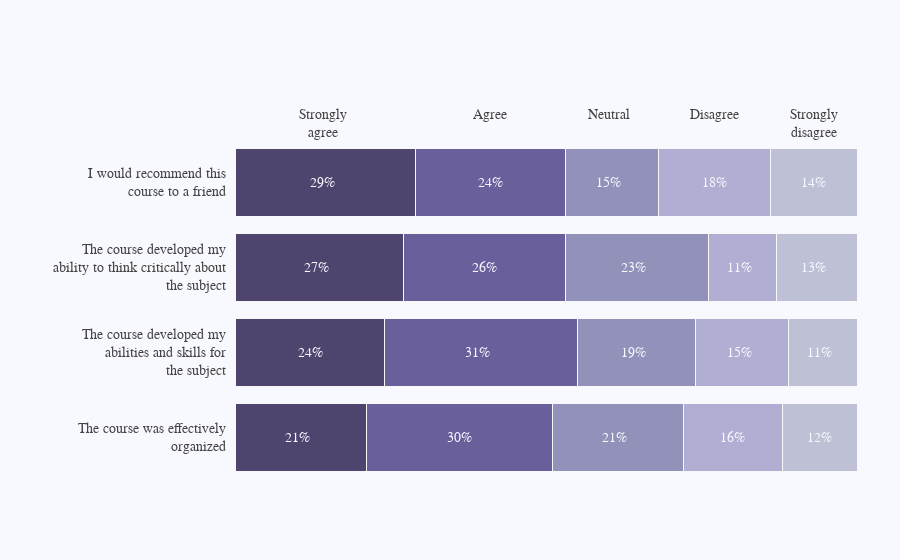

Notebook code for this chart:
### Code cell
# Plotyl Example: Color Palette for Bar Chart
#   https://plot.ly/python/horizontal-bar-charts/

import plotly.plotly as py
import plotly.graph_objs as go

# initialize variables 
x_data = []
y_data = []
traces = []
annotations = []

top_labels = ['Strongly<br>agree', 'Agree', 'Neutral', 'Disagree',
              'Strongly<br>disagree']

colors = ['rgba(38, 24, 74, 0.8)', 'rgba(71, 58, 131, 0.8)',
          'rgba(122, 120, 168, 0.8)', 'rgba(164, 163, 204, 0.85)',
          'rgba(190, 192, 213, 1)']

x_data = [[21, 30, 21, 16, 12],
          [24, 31, 19, 15, 11],
          [27, 26, 23, 11, 13],
          [29, 24, 15, 18, 14]]

y_data = ['The course was effectively<br>organized',
          'The course developed my<br>abilities and skills ' +
          'for<br>the subject', 'The course developed ' +
          'my<br>ability to think critically about<br>the subject',
          'I would recommend this<br>course to a friend']

for i in range(0, len(x_data[0])):
    for xd, yd in zip(x_data, y_data):
        traces.append(go.Bar(
#            x=xd[i],
#            y=yd,
            x=[xd[i]],                                                    #x,y must be array (also if only 1 item)
            y=[yd],
            orientation='h',
            marker=dict(
                color=colors[i],
                line=dict(
                        color='rgb(248, 248, 249)',
                        width=1)
            )
        ))
        
layout = go.Layout(
    xaxis=dict(
        showgrid=False,
        showline=False,
        showticklabels=False,
        zeroline=False,
        domain=[0.15, 1]
    ),
    yaxis=dict(
        showgrid=False,
        showline=False,
        showticklabels=False,
        zeroline=False,
    ),
    barmode='stack',
    paper_bgcolor='rgb(248, 248, 255)',
    plot_bgcolor='rgb(248, 248, 255)',
    margin=dict(
        l=120,
        r=10,
        t=140,
        b=80
    ),
    showlegend=False,
)

for yd, xd in zip(y_data, x_data):
    # labeling the y-axis
    annotations.append(dict(xref='paper', yref='y',
                            x=0.14, y=yd,
                            xanchor='right',
                            text=str(yd),
                            font=dict(family='Arial', size=14,
                                      color='rgb(67, 67, 67)'),
                            showarrow=False, align='right'))
    # labeling the first percentage of each bar (x_axis)
    annotations.append(dict(xref='x', yref='y',
                            x=xd[0] / 2, y=yd,
                            text=str(xd[0]) + '%',
                            font=dict(family='Arial', size=14,
                                      color='rgb(248, 248, 255)'),
                            showarrow=False))
    # labeling the first Likert scale (on the top)
    if yd == y_data[-1]:
        annotations.append(dict(xref='x', yref='paper',
                                x=xd[0] / 2, y=1.1,
                                text=top_labels[0],
                                font=dict(family='Arial', size=14,
                                          color='rgb(67, 67, 67)'),
                                showarrow=False))
    space = xd[0]
    for i in range(1, len(xd)):
            # labeling the rest of percentages for each bar (x_axis)
            annotations.append(dict(xref='x', yref='y',
                                    x=space + (xd[i]/2), y=yd, 
                                    text=str(xd[i]) + '%',
                                    font=dict(family='Arial', size=14,
                                              color='rgb(248, 248, 255)'),
                                    showarrow=False))
            # labeling the Likert scale
            if yd == y_data[-1]:
                annotations.append(dict(xref='x', yref='paper',
                                        x=space + (xd[i]/2), y=1.1,
                                        text=top_labels[i],
                                        font=dict(family='Arial', size=14,
                                                  color='rgb(67, 67, 67)'),
                                        showarrow=False))
            space += xd[i]

layout['annotations'] = annotations

fig = go.Figure(data=traces, layout=layout)
plotly.offline.iplot(fig, filename='bar-colorscale')

### Figure 1 — Plotly figure (JSON) as saved in the notebook; plotly's stock layout.template omitted (floating-point values rounded to 4 significant figures)
{"data": [{"marker": {"color": "rgba(38, 24, 74, 0.8)", "line": {"color": "rgb(248, 248, 249)", "width": 1}}, "orientation": "h", "type": "bar", "x": [21], "y": ["The course was effectively<br>organized"]}, {"marker": {"color": "rgba(38, 24, 74, 0.8)", "line": {"color": "rgb(248, 248, 249)", "width": 1}}, "orientation": "h", "type": "bar", "x": [24], "y": ["The course developed my<br>abilities and skills for<br>the subject"]}, {"marker": {"color": "rgba(38, 24, 74, 0.8)", "line": {"color": "rgb(248, 248, 249)", "width": 1}}, "orientation": "h", "type": "bar", "x": [27], "y": ["The course developed my<br>ability to think critically about<br>the subject"]}, {"marker": {"color": "rgba(38, 24, 74, 0.8)", "line": {"color": "rgb(248, 248, 249)", "width": 1}}, "orientation": "h", "type": "bar", "x": [29], "y": ["I would recommend this<br>course to a friend"]}, {"marker": {"color": "rgba(71, 58, 131, 0.8)", "line": {"color": "rgb(248, 248, 249)", "width": 1}}, "orientation": "h", "type": "bar", "x": [30], "y": ["The course was effectively<br>organized"]}, {"marker": {"color": "rgba(71, 58, 131, 0.8)", "line": {"color": "rgb(248, 248, 249)", "width": 1}}, "orientation": "h", "type": "bar", "x": [31], "y": ["The course developed my<br>abilities and skills for<br>the subject"]}, {"marker": {"color": "rgba(71, 58, 131, 0.8)", "line": {"color": "rgb(248, 248, 249)", "width": 1}}, "orientation": "h", "type": "bar", "x": [26], "y": ["The course developed my<br>ability to think critically about<br>the subject"]}, {"marker": {"color": "rgba(71, 58, 131, 0.8)", "line": {"color": "rgb(248, 248, 249)", "width": 1}}, "orientation": "h", "type": "bar", "x": [24], "y": ["I would recommend this<br>course to a friend"]}, {"marker": {"color": "rgba(122, 120, 168, 0.8)", "line": {"color": "rgb(248, 248, 249)", "width": 1}}, "orientation": "h", "type": "bar", "x": [21], "y": ["The course was effectively<br>organized"]}, {"marker": {"color": "rgba(122, 120, 168, 0.8)", "line": {"color": "rgb(248, 248, 249)", "width": 1}}, "orientation": "h", "type": "bar", "x": [19], "y": ["The course developed my<br>abilities and skills for<br>the subject"]}, {"marker": {"color": "rgba(122, 120, 168, 0.8)", "line": {"color": "rgb(248, 248, 249)", "width": 1}}, "orientation": "h", "type": "bar", "x": [23], "y": ["The course developed my<br>ability to think critically about<br>the subject"]}, {"marker": {"color": "rgba(122, 120, 168, 0.8)", "line": {"color": "rgb(248, 248, 249)", "width": 1}}, "orientation": "h", "type": "bar", "x": [15], "y": ["I would recommend this<br>course to a friend"]}, {"marker": {"color": "rgba(164, 163, 204, 0.85)", "line": {"color": "rgb(248, 248, 249)", "width": 1}}, "orientation": "h", "type": "bar", "x": [16], "y": ["The course was effectively<br>organized"]}, {"marker": {"color": "rgba(164, 163, 204, 0.85)", "line": {"color": "rgb(248, 248, 249)", "width": 1}}, "orientation": "h", "type": "bar", "x": [15], "y": ["The course developed my<br>abilities and skills for<br>the subject"]}, {"marker": {"color": "rgba(164, 163, 204, 0.85)", "line": {"color": "rgb(248, 248, 249)", "width": 1}}, "orientation": "h", "type": "bar", "x": [11], "y": ["The course developed my<br>ability to think critically about<br>the subject"]}, {"marker": {"color": "rgba(164, 163, 204, 0.85)", "line": {"color": "rgb(248, 248, 249)", "width": 1}}, "orientation": "h", "type": "bar", "x": [18], "y": ["I would recommend this<br>course to a friend"]}, {"marker": {"color": "rgba(190, 192, 213, 1)", "line": {"color": "rgb(248, 248, 249)", "width": 1}}, "orientation": "h", "type": "bar", "x": [12], "y": ["The course was effectively<br>organized"]}, {"marker": {"color": "rgba(190, 192, 213, 1)", "line": {"color": "rgb(248, 248, 249)", "width": 1}}, "orientation": "h", "type": "bar", "x": [11], "y": ["The course developed my<br>abilities and skills for<br>the subject"]}, {"marker": {"color": "rgba(190, 192, 213, 1)", "line": {"color": "rgb(248, 248, 249)", "width": 1}}, "orientation": "h", "type": "bar", "x": [13], "y": ["The course developed my<br>ability to think critically about<br>the subject"]}, {"marker": {"color": "rgba(190, 192, 213, 1)", "line": {"color": "rgb(248, 248, 249)", "width": 1}}, "orientation": "h", "type": "bar", "x": [14], "y": ["I would recommend this<br>course to a friend"]}], "layout": {"annotations": [{"align": "right", "font": {"color": "rgb(67, 67, 67)", "family": "Arial", "size": 14}, "showarrow": false, "text": "The course was effectively<br>organized", "x": 0.14, "xanchor": "right", "xref": "paper", "y": "The course was effectively<br>organized", "yref": "y"}, {"font": {"color": "rgb(248, 248, 255)", "family": "Arial", "size": 14}, "showarrow": false, "text": "21%", "x": 10, "xref": "x", "y": "The course was effectively<br>organized", "yref": "y"}, {"font": {"color": "rgb(248, 248, 255)", "family": "Arial", "size": 14}, "showarrow": false, "text": "30%", "x": 36, "xref": "x", "y": "The course was effectively<br>organized", "yref": "y"}, {"font": {"color": "rgb(248, 248, 255)", "family": "Arial", "size": 14}, "showarrow": false, "text": "21%", "x": 61, "xref": "x", "y": "The course was effectively<br>organized", "yref": "y"}, {"font": {"color": "rgb(248, 248, 255)", "family": "Arial", "size": 14}, "showarrow": false, "text": "16%", "x": 80, "xref": "x", "y": "The course was effectively<br>organized", "yref": "y"}, {"font": {"color": "rgb(248, 248, 255)", "family": "Arial", "size": 14}, "showarrow": false, "text": "12%", "x": 94, "xref": "x", "y": "The course was effectively<br>organized", "yref": "y"}, {"align": "right", "font": {"color": "rgb(67, 67, 67)", "family": "Arial", "size": 14}, "showarrow": false, "text": "The course developed my<br>abilities and skills for<br>the subject", "x": 0.14, "xanchor": "right", "xref": "paper", "y": "The course developed my<br>abilities and skills for<br>the subject", "yref": "y"}, {"font": {"color": "rgb(248, 248, 255)", "family": "Arial", "size": 14}, "showarrow": false, "text": "24%", "x": 12, "xref": "x", "y": "The course developed my<br>abilities and skills for<br>the subject", "yref": "y"}, {"font": {"color": "rgb(248, 248, 255)", "family": "Arial", "size": 14}, "showarrow": false, "text": "31%", "x": 39, "xref": "x", "y": "The course developed my<br>abilities and skills for<br>the subject", "yref": "y"}, {"font": {"color": "rgb(248, 248, 255)", "family": "Arial", "size": 14}, "showarrow": false, "text": "19%", "x": 64, "xref": "x", "y": "The course developed my<br>abilities and skills for<br>the subject", "yref": "y"}, {"font": {"color": "rgb(248, 248, 255)", "family": "Arial", "size": 14}, "showarrow": false, "text": "15%", "x": 81, "xref": "x", "y": "The course developed my<br>abilities and skills for<br>the subject", "yref": "y"}, {"font": {"color": "rgb(248, 248, 255)", "family": "Arial", "size": 14}, "showarrow": false, "text": "11%", "x": 94, "xref": "x", "y": "The course developed my<br>abilities and skills for<br>the subject", "yref": "y"}, {"align": "right", "font": {"color": "rgb(67, 67, 67)", "family": "Arial", "size": 14}, "showarrow": false, "text": "The course developed my<br>ability to think critically about<br>the subject", "x": 0.14, "xanchor": "right", "xref": "paper", "y": "The course developed my<br>ability to think critically about<br>the subject", "yref": "y"}, {"font": {"color": "rgb(248, 248, 255)", "family": "Arial", "size": 14}, "showarrow": false, "text": "27%", "x": 13, "xref": "x", "y": "The course developed my<br>ability to think critically about<br>the subject", "yref": "y"}, {"font": {"color": "rgb(248, 248, 255)", "family": "Arial", "size": 14}, "showarrow": false, "text": "26%", "x": 40, "xref": "x", "y": "The course developed my<br>ability to think critically about<br>the subject", "yref": "y"}, {"font": {"color": "rgb(248, 248, 255)", "family": "Arial", "size": 14}, "showarrow": false, "text": "23%", "x": 64, "xref": "x", "y": "The course developed my<br>ability to think critically about<br>the subject", "yref": "y"}, {"font": {"color": "rgb(248, 248, 255)", "family": "Arial", "size": 14}, "showarrow": false, "text": "11%", "x": 81, "xref": "x", "y": "The course developed my<br>ability to think critically about<br>the subject", "yref": "y"}, {"font": {"color": "rgb(248, 248, 255)", "family": "Arial", "size": 14}, "showarrow": false, "text": "13%", "x": 93, "xref": "x", "y": "The course developed my<br>ability to think critically about<br>the subject", "yref": "y"}, {"align": "right", "font": {"color": "rgb(67, 67, 67)", "family": "Arial", "size": 14}, "showarrow": false, "text": "I would recommend this<br>course to a friend", "x": 0.14, "xanchor": "right", "xref": "paper", "y": "I would recommend this<br>course to a friend", "yref": "y"}, {"font": {"color": "rgb(248, 248, 255)", "family": "Arial", "size": 14}, "showarrow": false, "text": "29%", "x": 14, "xref": "x", "y": "I would recommend this<br>course to a friend", "yref": "y"}, {"font": {"color": "rgb(67, 67, 67)", "family": "Arial", "size": 14}, "showarrow": false, "text": "Strongly<br>agree", "x": 14, "xref": "x", "y": 1.1, "yref": "paper"}, {"font": {"color": "rgb(248, 248, 255)", "family": "Arial", "size": 14}, "showarrow": false, "text": "24%", "x": 41, "xref": "x", "y": "I would recommend this<br>course to a friend", "yref": "y"}, {"font": {"color": "rgb(67, 67, 67)", "family": "Arial", "size": 14}, "showarrow": false, "text": "Agree", "x": 41, "xref": "x", "y": 1.1, "yref": "paper"}, {"font": {"color": "rgb(248, 248, 255)", "family": "Arial", "size": 14}, "showarrow": false, "text": "15%", "x": 60, "xref": "x", "y": "I would recommend this<br>course to a friend", "yref": "y"}, {"font": {"color": "rgb(67, 67, 67)", "family": "Arial", "size": 14}, "showarrow": false, "text": "Neutral", "x": 60, "xref": "x", "y": 1.1, "yref": "paper"}, {"font": {"color": "rgb(248, 248, 255)", "family": "Arial", "size": 14}, "showarrow": false, "text": "18%", "x": 77, "xref": "x", "y": "I would recommend this<br>course to a friend", "yref": "y"}, {"font": {"color": "rgb(67, 67, 67)", "family": "Arial", "size": 14}, "showarrow": false, "text": "Disagree", "x": 77, "xref": "x", "y": 1.1, "yref": "paper"}, {"font": {"color": "rgb(248, 248, 255)", "family": "Arial", "size": 14}, "showarrow": false, "text": "14%", "x": 93, "xref": "x", "y": "I would recommend this<br>course to a friend", "yref": "y"}, {"font": {"color": "rgb(67, 67, 67)", "family": "Arial", "size": 14}, "showarrow": false, "text": "Strongly<br>disagree", "x": 93, "xref": "x", "y": 1.1, "yref": "paper"}], "barmode": "stack", "margin": {"b": 80, "l": 120, "r": 10, "t": 140}, "paper_bgcolor": "rgb(248, 248, 255)", "plot_bgcolor": "rgb(248, 248, 255)", "showlegend": false, "xaxis": {"domain": [0.15, 1], "showgrid": false, "showline": false, "showticklabels": false, "zeroline": false}, "yaxis": {"showgrid": false, "showline": false, "showticklabels": false, "zeroline": false}}}
